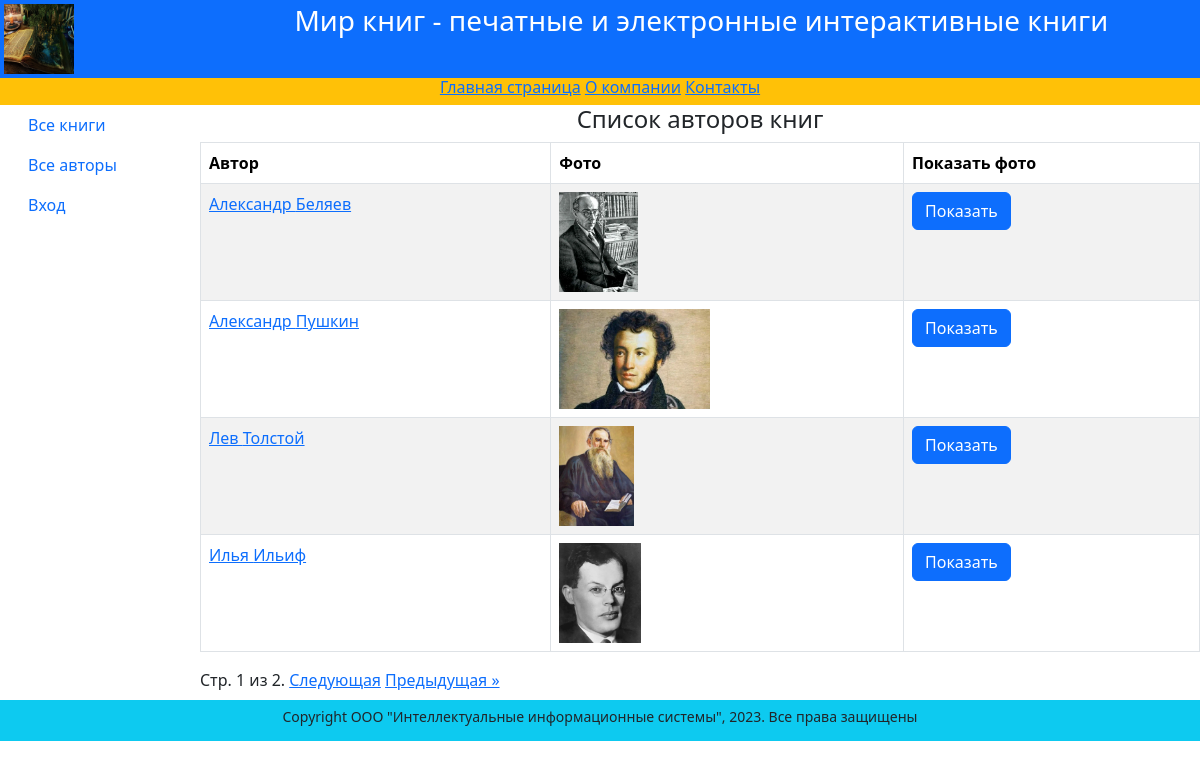
Screenshot of /authors/ with the database file from the repository.
### catalog/models.py (models this page shows, shortened)
class Author(models.Model):
    first_name = models.CharField(max_length=100,
        help_text="Введите имя автора",
        verbose_name="Имя автора")
    last_name = models.CharField(max_length=100,
        help_text="Введите фамилию автора",
        verbose_name="Фамилия автора")
    date_of_birth = models.DateField(
        help_text="Введите дату рождения",
        verbose_name="Дата рождения",
        null=True, blank=True)
    about = models.TextField(help_text="Введите сведения об авторе",
        verbose_name="Сведения об авторе")
    photo = models.ImageField(upload_to='images',
        help_text="Введите фото автора",
        verbose_name="Фото автора",
        null=True, blank=True)

### catalog/views.py (the view)
# urls.py: path('authors/', views.AuthorListView.as_view(), name='authors-list'),
class AuthorListView(ListView):
    model = Author
    paginate_by = 4

### templates/catalog/author_list.html (shortened to what this page needs)
{% extends "catalog/base.html" %}
{% block content %}
 <h4>Список авторов книг</h4>
 {% if author_list %}
 <table class="table table-striped table-bordered text-start">
 <thead>
 <tr>
 <th>Автор</th>
 <th>Фото</th>
 <th>Показать фото</th>
 </tr>
 </thead>
 <tbody>
 {% for author in author_list.all %}
 <tr>
 <td><a href="{{ author.id }}">{{ author.first_name}}
 {{author.last_name}} </a></td>
 <td><img src="{{ author.photo.url }}" alt="connect"
 style="max-height:100px"></td>
 <td><a href="{{ author.photo.url}}"
 class="btn btn-primary"
 target="_blank"> Показать</a></td>
 </tr>
 {% endfor %}
 </table>
 {% else %}
 <p>В базе данных нет авторов</p>
 {% endif %}
{% endblock %}

### rows the page displays
Author: first_name "Александр", last_name "Беляев", photo (picture)
Author: first_name "Александр", last_name "Пушкин", photo (picture)
Author: first_name "Лев", last_name "Толстой", photo (picture)
Author: first_name "Илья", last_name "Ильиф", photo (picture)

### other values shown
{{ page_obj.number }} "1"
{{ page_obj.paginator.num_pages }} "2"
